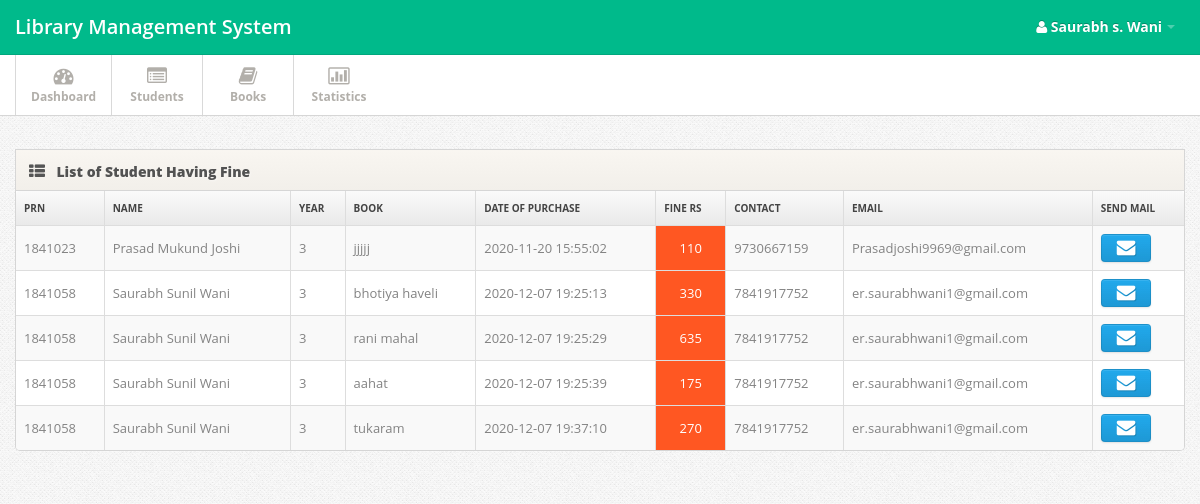
The app's page /fine.php (signed in) with its own data.
### tables this page shows
CREATE TABLE `student` (
  `stid` int(11) UNSIGNED NOT NULL,
  `prn` varchar(11) NOT NULL,
  `Name` varchar(30) NOT NULL,
  `Email` varchar(256) NOT NULL,
  `mobile` bigint(255) NOT NULL,
  `branch` varchar(30) NOT NULL,
  `admi_year` date NOT NULL,
  `status` varchar(30) NOT NULL DEFAULT '0',
  `Gender` text NOT NULL,
  `Address` longtext NOT NULL
);

CREATE TABLE `student_book` (
  `sr_no` int(11) UNSIGNED NOT NULL,
  `prn` varchar(30) NOT NULL,
  `book_name` varchar(30) NOT NULL,
  `took` datetime NOT NULL,
  `returned` datetime NOT NULL,
  `renew` datetime NOT NULL,
  `fine` bigint(20) NOT NULL DEFAULT 0
);

### fun.php (called while the page is built, shortened)
<?php
function select($var,$col,$condtn)
{
	$query="SELECT $var FROM $col $condtn";
	$sql=mysqli_query($GLOBALS['connection'],$query);
	return $sql;
}
function diff_date($date1,$date2,$category)
{
	$diff = abs(strtotime($date2) - strtotime($date1));
	$years = floor($diff / (365*60*60*24));
	$months = floor(($diff - $years * 365*60*60*24) / (30*60*60*24));
	$days = floor(($diff - $years * 365*60*60*24 - $months*30*60*60*24)/ (60*60*24));
	if ($category=="Y"){return $years;}
	elseif($category=="M"){return $months;}
	elseif($category=="D"){ if($months>=1){return $months*30+$days;}else{return $days;} }
	else{return $years."y-".$months."m-".$days."d";}
}
?>

### fine.php (the view, shortened to what this page needs)
<?php
include('header.php');
?>
<div class="span12">
	<div class="widget widget-table action-table">
		<div class="widget-header"> <i class="icon-th-list"></i>
			<h3>List of Student Having Fine</h3>
		</div>
		<div class="widget-content">
			<table class="table table-striped table-bordered">
				<thead>
					<tr>
						<th>Prn</th>
						<th>Name</th>
						<th>Year</th>
						<th>Book</th>
						<th>Date of Purchase</th>
						<th>Fine Rs</th>
						<th>Contact</th>
						<th>Email</th>
						<th>SEND MAIL</th>
					</tr>
				</thead>
				<tbody>
					<?php
					$result=select("*","student INNER JOIN student_book ON student.prn=student_book.prn","WHERE (student_book.returned='0000-00-00 00:00:00') ORDER BY student.prn");
					while($stb = mysqli_fetch_assoc($result))
					{
						if($stb['renew']!='0000-00-00 00:00:00' && (diff_date($stb['renew'],date("Y-m-d H:i:s"),"D")>15))
						{
							echo "<tr>
							<td>".$stb['prn']."</td>
							<td>".$stb['Name']."</td>
							<td>".(diff_date($stb['admi_year'],date("Y-m-d H:i:s"),"Y")+1) ."</td>
							<td>".$stb['book_name']."</td>
							<td>".$stb['took']."</td>
							<td style='color:white;background-color:#FF5722;'> <center>".abs(((15-diff_date($stb['renew'],date("Y-m-d H:i:s"),"D"))*5))."</center></td>
							<td>".$stb['mobile']."</td>
							<td>".$stb['Email']."</td>
							<td><button type='submit' title='MAIL' name='MAIL' class='btn btn-primary'><i class='btn-icon-only icon-large icon-envelope'></i></button></td></td>
							</tr>";
						}
						elseif($stb['renew']=='0000-00-00 00:00:00' && (diff_date($stb['took'],date("Y-m-d H:i:s"),"D")>15))
						{
							echo "<tr>
							<td>".$stb['prn']."</td>
							<td>".$stb['Name']."</td>
							<td>".(diff_date($stb['admi_year'],date("Y-m-d H:i:s"),"Y")+1) ."</td>
							<td>".$stb['book_name']."</td>
							<td>".$stb['took']."</td>
							<td style='color:white;background-color:#FF5722;'> <center>".abs(((15-diff_date($stb['took'],date("Y-m-d H:i:s"),"D"))*5))."</center></td>
							<td>".$stb['mobile']."</td>
							<td>".$stb['Email']."</td>
							<td><button type='submit' title='MAIL' name='MAIL' class='btn btn-primary'><i class='btn-icon-only icon-large icon-envelope'></i></button></td>
							</tr>";
						}
						else{}
					}
				?>
			</tbody>
		</table>
	</div>
</div>
</div>
<?php
include('footer.php');
?>

### css/style.css (style rules this page uses)
body { background: #f9f6f1; font: 13px/1.7em 'Open Sans'; }
input, button, select, textarea { font-family: 'Open Sans'; }
.btn-icon-only { padding-right: 3px; padding-left: 3px; }
.table td { vertical-align: middle; }
.table-bordered th { background: #E9E9E9; background:-moz-linear-gradient(top, #FAFAFA 0%, #E9E9E9 100%); background:-webkit-gradient(linear, left top, left bottom, color-stop(0%,#FAFAFA), color-stop(100%,#E9E9E9)); background:-webkit-linear-gradient(top, #FAFAFA 0%,#E9E9E9 100%); background:-o-linear-gradient(top, #FAFAFA 0%,#E9E9E9 100%); background:-ms-linear-gradient(top, #FAFAFA 0%,#E9E9E9 100%); background:linear-gradient(top, #FAFAFA 0%,#E9E9E9 100%); filter: progid:DXImageTransform.Microsoft.gradient(startColorstr='#FAFAFA', endColorstr='#E9E9E9'); -ms-filter: "progid:DXImageTransform.Microsoft.gradient(startColorstr='#FAFAFA', endColorstr='#E9E9E9')"; font-size: 10px; color: #444; text-transform: uppercase; }
.widget { position: relative; clear: both; width: auto; margin-bottom: 2em; overflow: hidden; }
.widget-header { position: relative; height: 40px; line-height: 40px; background: #f9f6f1; background:-moz-linear-gradient(top, #f9f6f1 0%, #f2efea 100%); background:-webkit-gradient(linear, left top, left bottom, color-stop(0%,#f9f6f1), color-stop(100%,#f2efea)); background:-webkit-linear-gradient(top, #f9f6f1 0%,#f2efea 100%); background:-o-linear-gradient(top, #f9f6f1 0%,#f2efea 100%); background:-ms-linear-gradient(top, #f9f6f1 0%,#f2efea 100%); background:linear-gradient(top, #f9f6f1 0%,#f2efea 100%); filter: progid:DXImageTransform.Microsoft.gradient(startColorstr='#f9f6f1', endColorstr='#f2efea'); -ms-filter: "progid:DXImageTransform.Microsoft.gradient(startColorstr='#f9f6f1', endColorstr='#f2efea')"; border: 1px solid #d6d6d6; -webkit-background-clip: padding-box; }
.widget-header h3 { position: relative; top: 2px; left: 10px; display: inline-block; margin-right: 3em; font-size: 14px; font-weight: 800; color: #525252; line-height: 18px; text-shadow: 1px 1px 2px rgba(255,255,255,.5); }
.widget-header [class^="icon-"], .widget-header [class*=" icon-"] { display: inline-block; margin-left: 13px; margin-right: -2px; font-size: 16px; color: #555; vertical-align: middle; }
.widget-content { padding: 20px 15px 15px; background: #FFF; border: 1px solid #D5D5D5; -moz-border-radius: 5px; -webkit-border-radius: 5px; border-radius: 5px; }
.widget-header+.widget-content { border-top: none; -webkit-border-top-left-radius: 0; -webkit-border-top-right-radius: 0; -moz-border-radius-topleft: 0; -moz-border-radius-topright: 0; border-top-left-radius: 0; border-top-right-radius: 0; }
.widget-content:before, .widget-content:after { content:""; display:table; }
.widget-content:after { clear:both; }
.widget-content { zoom:1; }
.widget-table .widget-content { padding: 0; }
.widget-table .table { margin-bottom: 0; border: none; }
.widget-table .table tr td:first-child { border-left: none; }
.widget-table .table tr th:first-child { border-left: none; }

### css/pages/signin.css (style rules this page uses)
body { background: url(../../images/body-bg.png); color:#838383; font: 13px/1.7em 'Open Sans'; }

### records on screen
student: student_book.prn "1841023", Name "Prasad Mukund Joshi", student_book.book_name "jjjjj", student_book.took "2020-11-20 15:55:02", mobile "9730667159", Email "Prasadjoshi9969@gmail.com"
student: student_book.prn "1841058", Name "Saurabh Sunil Wani", student_book.book_name "bhotiya haveli", student_book.took "2020-12-07 19:25:13", mobile "7841917752", Email "er.saurabhwani1@gmail.com", student_book.book_name "rani mahal", student_book.took "2020-12-07 19:25:29", student_book.book_name "aahat", student_book.took "2020-12-07 19:25:39", student_book.book_name "tukaram", student_book.took "2020-12-07 19:37:10"

### other values on screen
$_SESSION['sn'] "Saurabh s. Wani"
